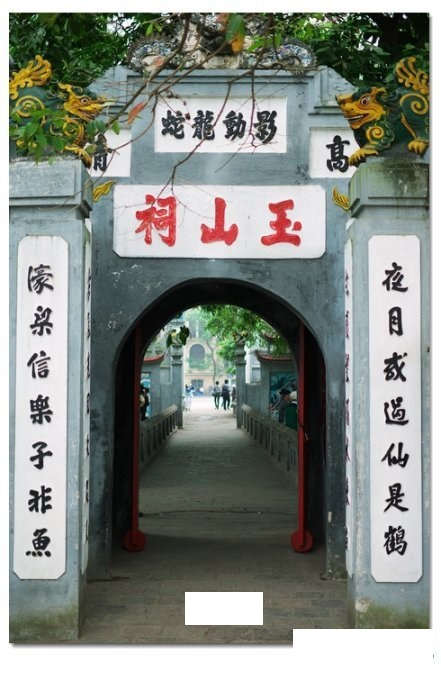
#> input picture image/input_img.jpg, 441 x 690 px
$ python morphology_opening_custom.py --image ../../../../image/input_img.jpg
#> lines starting #> are read from the running program, lines starting #| are printed output that depends on the picture
import argparse
import cv2
ROOT = 'OUTPUT'
import os
APPROVED_PACKAGES ='custome_opening'
B = 20
iterator = 1000
kernelSize = (13,13)

if __name__ == "__main__":
    if not os.path.exists(ROOT):
        os.makedirs(ROOT, exist_ok= True)

    # region construct the argument parser and parse the arguments
    ap = argparse.ArgumentParser()
    ap.add_argument("-i", "--image", required=True,
    help="path to input image")
    args = vars(ap.parse_args())
    # endregion


    # region load the image, convert it to grayscale, and display it to our screen
    image = cv2.imread(args["image"])
#> image is the input picture: shape (690, 441, 3); mean B, G, R 133.1, 139.5, 134
    gray = cv2.cvtColor(image, cv2.COLOR_BGR2GRAY)
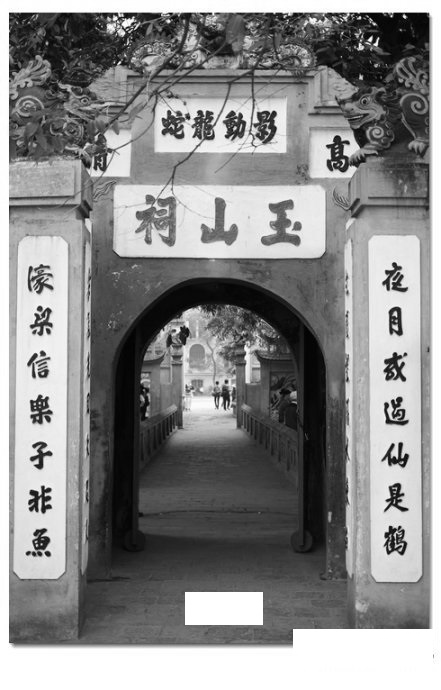
#> gray: shape (690, 441); min 0, max 255, mean 137.1
    gray = 255 - gray
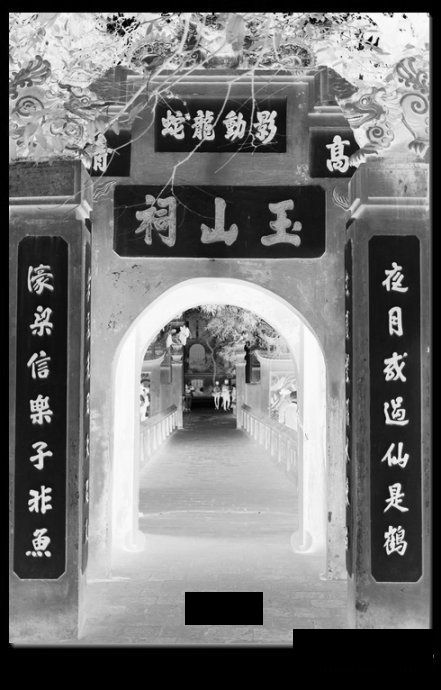
#> gray: shape (690, 441); min 0, max 255, mean 117.9
    # endregion


    # region get file name
    fn = args["image"].split('/')[-1].split('.')[0]
    fd_path = os.path.join(ROOT, f'{fn}__{APPROVED_PACKAGES}__{B}__iter{iterator}__kernel_{kernelSize[0]}_{kernelSize[1]}')

    os.makedirs(
        name = fd_path,
        exist_ok= True
    )
    org_path = os.path.join(ROOT,f'{fn}_grayscale.png')
    cv2.imwrite(org_path, gray)
    # endregion

    # region Apply a series of opening operationss
    kernel = cv2.getStructuringElement(cv2.MORPH_RECT, kernelSize)
    eroded = cv2.erode(gray.copy()-B, None, iterations=iterator)
#> eroded: shape (690, 441); every value is 0
    dilated = cv2.dilate(eroded+B, None, iterations=iterator)
#> dilated: shape (690, 441); every value is 20
    h = gray- dilated
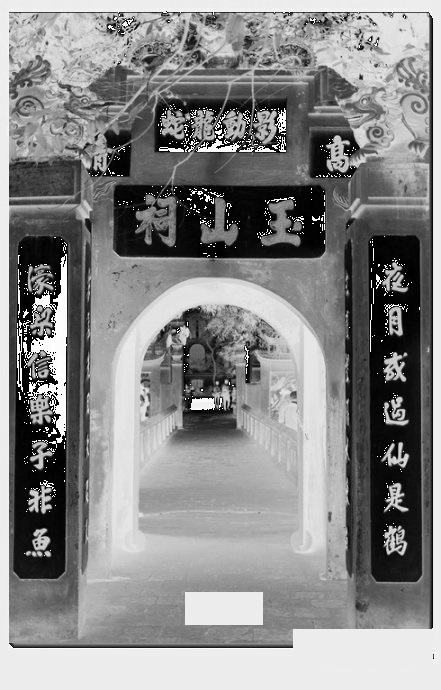
#> h: shape (690, 441); min 0, max 255, mean 136.5

    eroded_fn = os.path.join(fd_path, f"{fn}__eroded_{kernelSize[0]}_{kernelSize[1]}.png")
    dilated_fn = os.path.join(fd_path, f"{fn}__dilated_{kernelSize[0]}_{kernelSize[1]}.png")
    h_fn = os.path.join(fd_path, f"{fn}__h_{kernelSize[0]}_{kernelSize[1]}.png")

    cv2.imwrite(eroded_fn, eroded)
    cv2.imwrite(dilated_fn, dilated)
    cv2.imwrite(h_fn, h)
